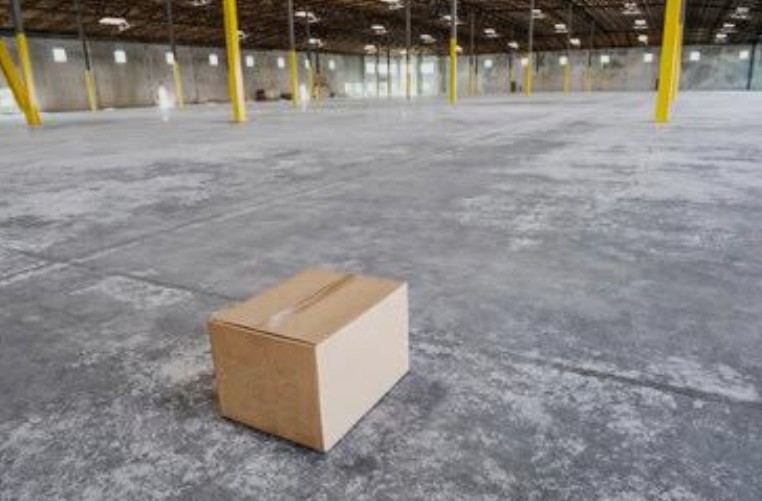
#> input picture eval/dataset/images/img_001.jpg, 762 x 501 px; its folder holds only this picture in this run
$ python create_contact_sheet.py
#> lines starting #> are read from the running program, lines starting #| are printed output that depends on the picture
"""Create a labelled contact sheet for manual evaluation-set review."""

from __future__ import annotations

import argparse
import math
from pathlib import Path

from PIL import Image, ImageDraw, ImageFont, ImageOps

ROOT = Path(__file__).resolve().parents[1]


def parse_args() -> argparse.Namespace:
    """Parse image inputs and contact-sheet layout settings."""
    parser = argparse.ArgumentParser(description=__doc__)
    parser.add_argument(
        "--images",
        type=Path,
        default=ROOT / "eval" / "dataset" / "images",
    )
    parser.add_argument(
        "--output",
        type=Path,
        default=ROOT / "eval" / "results" / "contact_sheet.jpg",
    )
    parser.add_argument("--columns", type=int, default=4)
    parser.add_argument("--thumb-width", type=int, default=360)
    parser.add_argument("--thumb-height", type=int, default=260)
    return parser.parse_args()


def main() -> None:
    """Create a labelled contact sheet for visual evaluation review."""
    args = parse_args()
    image_paths = sorted(
        path
        for path in args.images.iterdir()
        if path.suffix.lower() in {".jpg", ".jpeg", ".png"}
    )
    label_height = 28
    rows = math.ceil(len(image_paths) / args.columns)
    sheet = Image.new(
        "RGB",
        (
            args.columns * args.thumb_width,
            rows * (args.thumb_height + label_height),
        ),
        "white",
    )
#> sheet: PIL image 1440x288 RGB; every value is 255
    draw = ImageDraw.Draw(sheet)
    font = ImageFont.load_default(size=18)

    for index, image_path in enumerate(image_paths):
        column = index % args.columns
        row = index // args.columns
        x = column * args.thumb_width
        y = row * (args.thumb_height + label_height)
        with Image.open(image_path) as image:
#> image is the input picture: PIL image 762x501 RGB; mean R, G, B 138.4, 135.1, 133.7
            normalized = ImageOps.exif_transpose(image).convert("RGB")
            thumbnail = ImageOps.contain(
                normalized,
                (args.thumb_width, args.thumb_height),
                Image.Resampling.LANCZOS,
            )
        image_x = x + (args.thumb_width - thumbnail.width) // 2
#> image_x = 0
        image_y = y + (args.thumb_height - thumbnail.height) // 2
#> image_y = 11
        sheet.paste(thumbnail, (image_x, image_y))
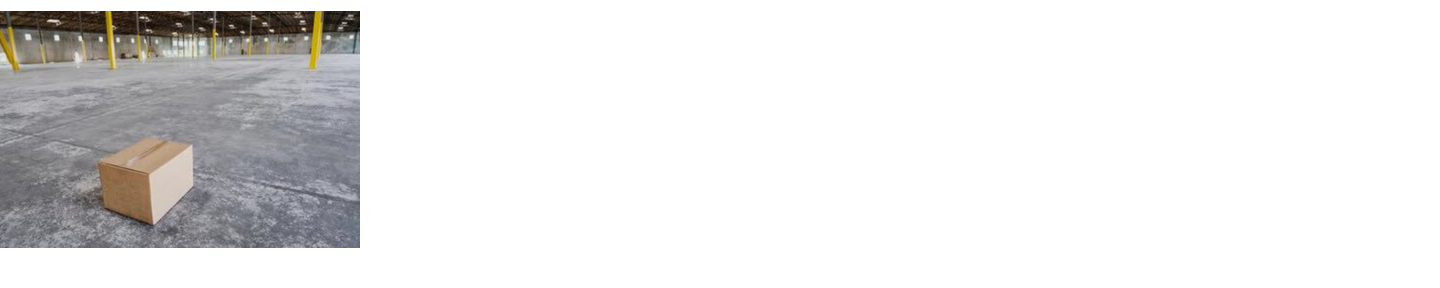
#> sheet: PIL image 1440x288 RGB; mean R, G, B 231, 230.3, 230.1
        draw.text(
            (x + 8, y + args.thumb_height + 4),
            image_path.name,
            fill="black",
            font=font,
        )

    args.output.parent.mkdir(parents=True, exist_ok=True)
    sheet.save(args.output, quality=92)
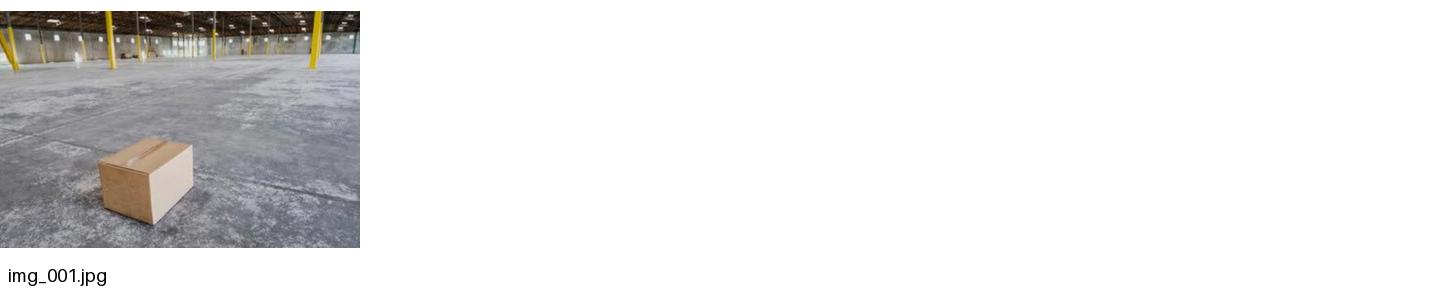
#> saved as contact_sheet.jpg: PIL image 1440x288 RGB; mean R, G, B 230.8, 230.1, 229.8
    print(args.output)


if __name__ == "__main__":
    main()

$ run again, on eval/dataset/images/img_005.jpg
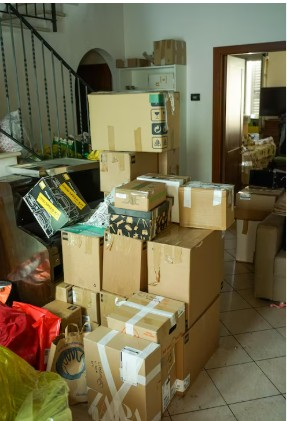
#> input picture eval/dataset/images/img_005.jpg, 287 x 421 px
#> in main, image is the input picture: PIL image 287x421 RGB; mean R, G, B 114.6, 107.7, 78
#> in main, `thumbnail = ImageOps.contain( normalized, (args.thumb_width, args.thum..`:
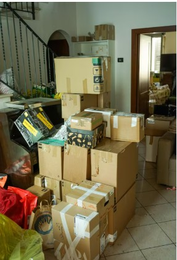
#> thumbnail: PIL image 177x260 RGB; mean R, G, B 114.6, 107.6, 78
#> in main, `sheet.save(args.output, quality=92)`:
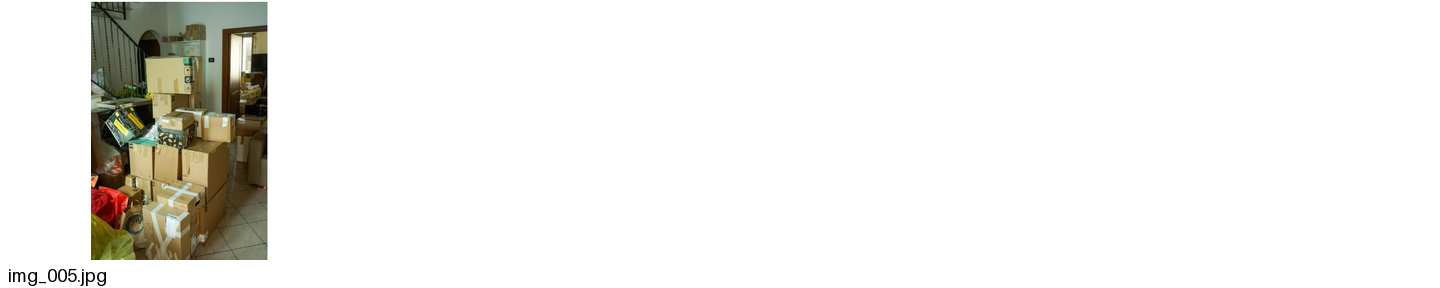
#> saved as contact_sheet.jpg: PIL image 1440x288 RGB; mean R, G, B 239.2, 238.4, 235.1

$ run again, on eval/dataset/images/img_003.png
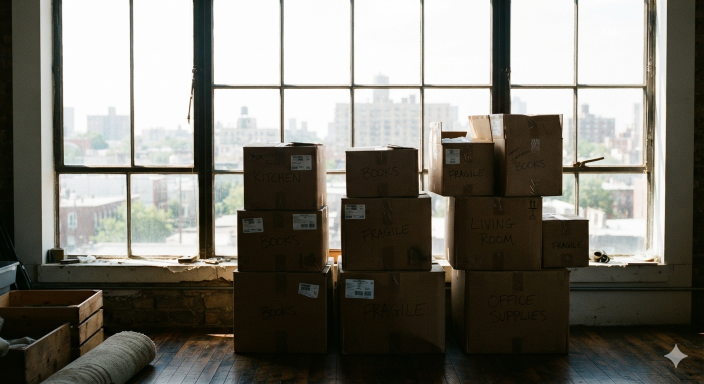
#> input picture eval/dataset/images/img_003.png, 1408 x 768 px (shown at 1/2 size)
#> in main, image is the input picture: PIL image 1408x768 RGBA; mean R, G, B, A 121.3, 119.1, 111.1, 255
#> in main, `thumbnail = ImageOps.contain( normalized, (args.thumb_width, args.thum..`:
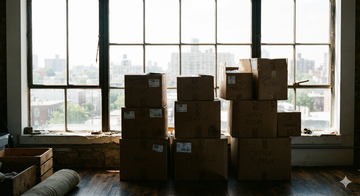
#> thumbnail: PIL image 360x196 RGB; mean R, G, B 121.3, 119.1, 111.1
#> in main, `sheet.save(args.output, quality=92)`:
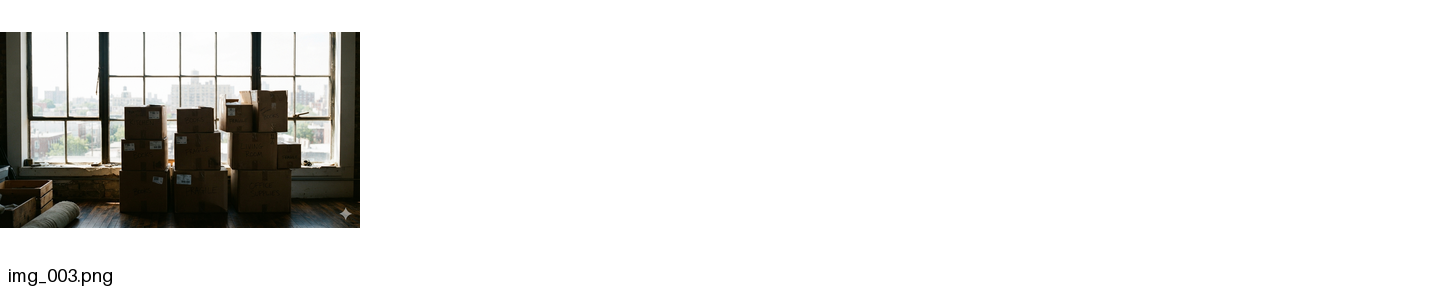
#> saved as contact_sheet.jpg: PIL image 1440x288 RGB; mean R, G, B 232, 231.6, 230.3
